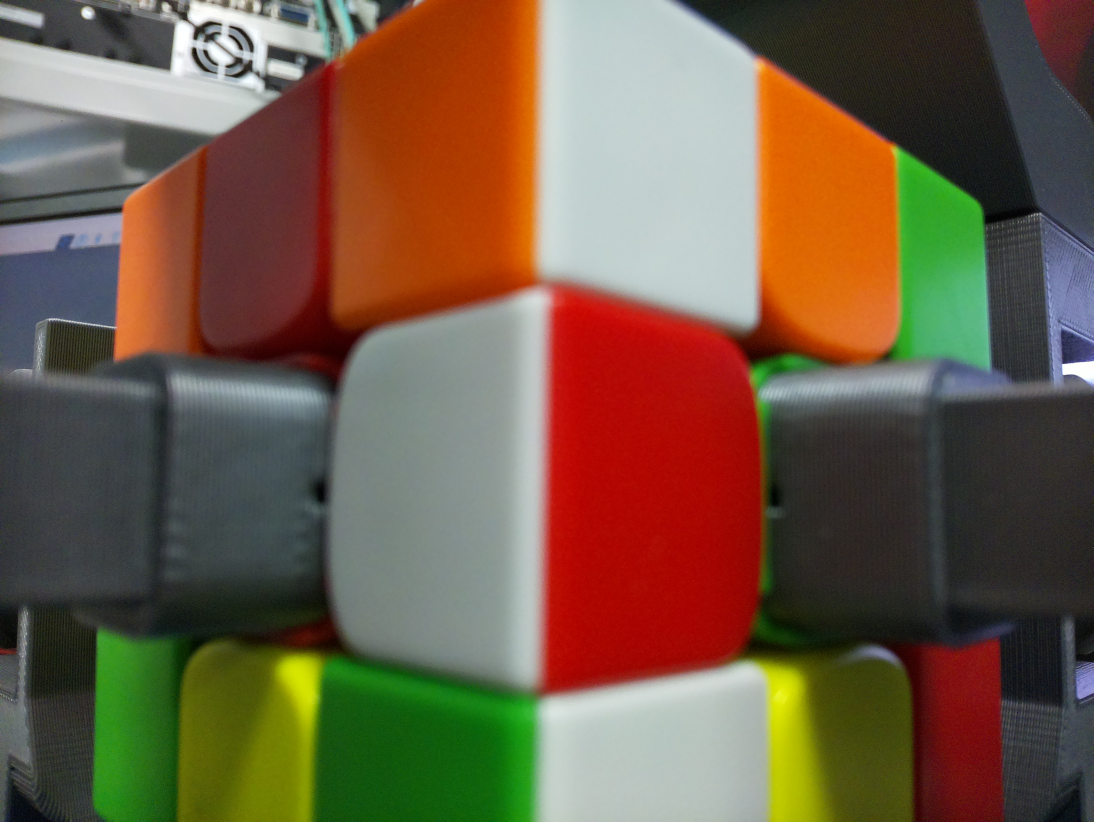
#> input picture Poze/Poze_procesat/poza2.jpg, 3280 x 2464 px, found by its file name (shown at 1/3 size)
$ python test_poza_rubik_cu_filtre.py
#> lines starting #> are read from the running program, lines starting #| are printed output that depends on the picture
#> in main, frame is the input picture: shape (2464, 3280, 3); mean B, G, R 70.1, 91.6, 112.9
import cv2
import numpy as np
import subprocess
import time
import os

# === Zone de interes ===
zone_de_interes = [
    (375, 625, 175, 175),
    (750, 325, 200, 200),
    (1300, 250, 250, 250),
    (1200, 900, 250, 250),
    (1250, 2100, 225, 225),
    (600, 2000, 250, 250),
    (350, 2000, 150, 150),
    (1700, 250, 350, 350),
    (2400, 400, 150, 150),
    (2700, 600, 100, 100),
    (1700, 1150, 200, 200),
    (1700, 2100, 350, 350),
    (2450, 2050, 150, 150),
    (2800, 2050, 150, 150)
]

# === Intervale HSV pentru culori ===
intervale_culori = {
    'G': (np.array([40, 80, 60]), np.array([85, 255, 255])),   # Verde
    'R': [(np.array([0, 80, 60]), np.array([4, 255, 255])), (np.array([177, 80, 60]), np.array([180, 255, 255]))],  # Roșu
    'W': (np.array([0, 0, 80]), np.array([180, 80, 255])),     # Alb
    'Y': (np.array([25, 60, 60]), np.array([40, 255, 255])),   # Galben
    'O': (np.array([6, 80, 80]), np.array([20, 255, 255])),    # Portocaliu
    'B': (np.array([90, 80, 80]), np.array([130, 255, 255]))   # Albastru
}

# === Functie: CLAHE pe canalul L ===
def aplica_clahe(image):
    lab = cv2.cvtColor(image, cv2.COLOR_BGR2LAB)
#> lab: shape (2464, 3280, 3); mean of channels 0, 1, 2 107, 134.7, 145
    l, a, b = cv2.split(lab)
    clahe = cv2.createCLAHE(clipLimit=1.0, tileGridSize=(16, 16))
    cl = clahe.apply(l)
    lab_clahe = cv2.merge((cl, a, b))
#> lab_clahe: shape (2464, 3280, 3); mean of channels 0, 1, 2 113.1, 134.7, 145
    return cv2.cvtColor(lab_clahe, cv2.COLOR_LAB2BGR)

# === Functie: Scalare saturație + luminozitate HSV ===
def boost_hsv(image, s_gain=1.2, v_gain=1.1):
#> called with s_gain = 1.2, v_gain = 1.1
    hsv = cv2.cvtColor(image, cv2.COLOR_BGR2HSV)
#> hsv: shape (2464, 3280, 3); mean H, S, V 55.9, 106.2, 131.1
    h, s, v = cv2.split(hsv)
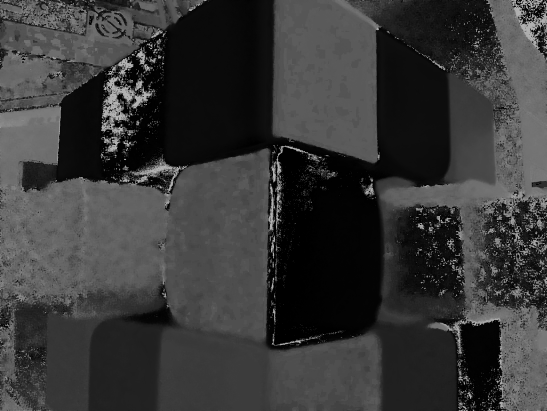
#> h: shape (2464, 3280) (shown at 1/6 size); min 0, max 179, mean 55.9
    s = np.clip(s.astype(np.float32) * s_gain, 0, 255).astype(np.uint8)
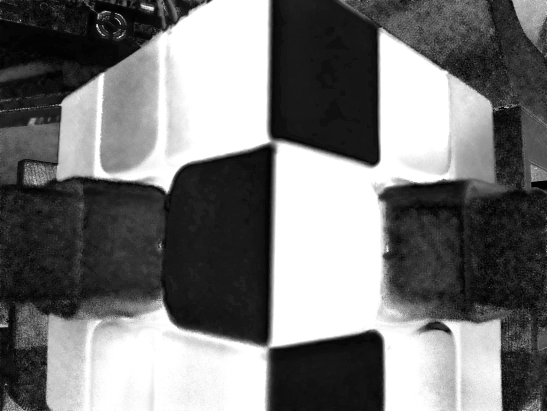
#> s: shape (2464, 3280) (shown at 1/6 size); min 0, max 255, mean 117.9
    v = np.clip(v.astype(np.float32) * v_gain, 0, 255).astype(np.uint8)
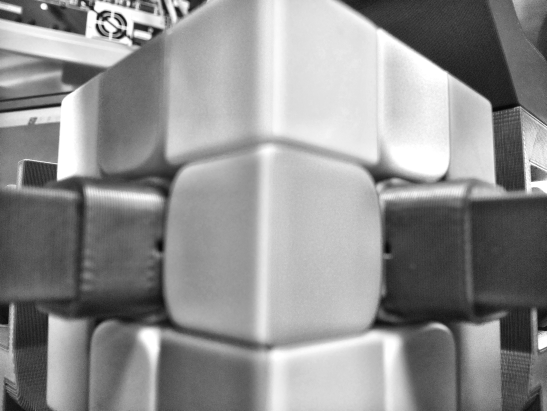
#> v: shape (2464, 3280) (shown at 1/6 size); min 2, max 255, mean 143.5
    hsv_boosted = cv2.merge([h, s, v])
#> hsv_boosted: shape (2464, 3280, 3); mean H, S, V 55.9, 117.9, 143.5
    return cv2.cvtColor(hsv_boosted, cv2.COLOR_HSV2BGR)
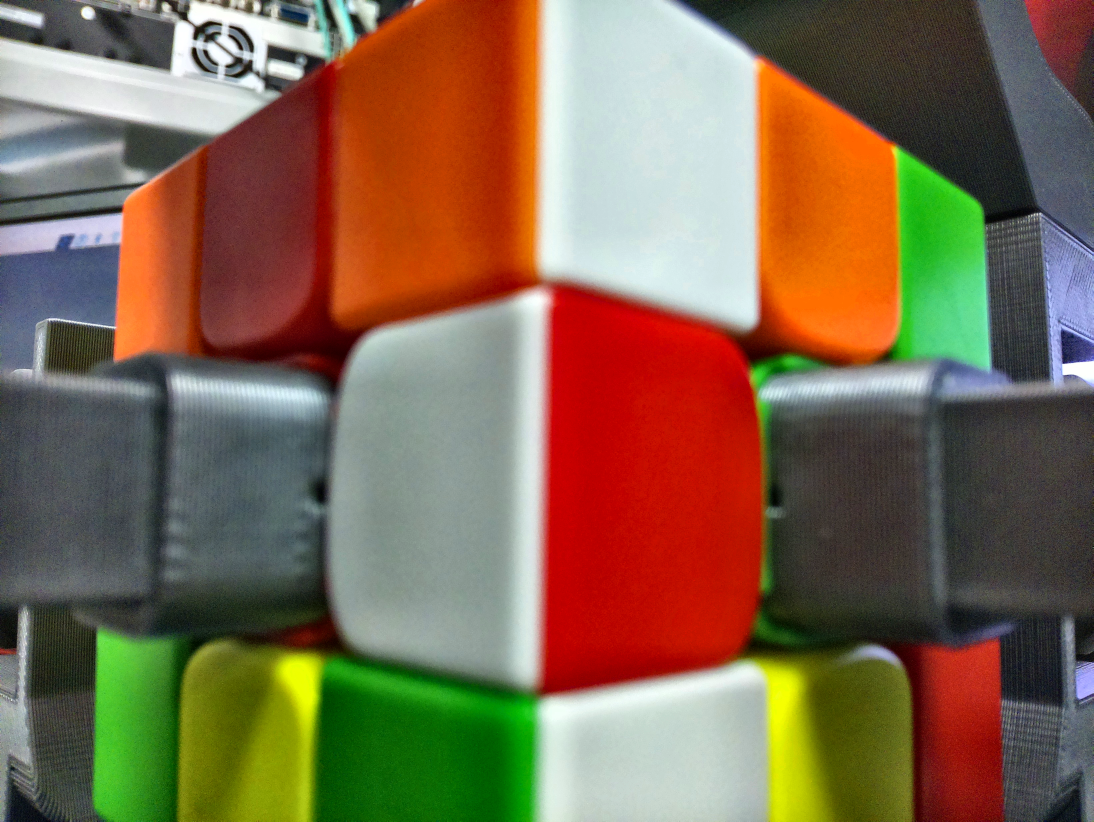
#> returned value: shape (2464, 3280, 3) (shown at 1/3 size); mean B, G, R 78.4, 103.7, 127.4

# === Functie pentru capturare poza ===
# [4 lines left out: function captureaza_poza, not called in this run]

# === Functie pentru detectare culoare pe ROI ===
def detecteaza_culoare_dupa_pixeli(roi):
    nr_pixeli = {}
    for culoare, interval in intervale_culori.items():
        if culoare == 'R':
            mask1 = cv2.inRange(roi, interval[0][0], interval[0][1])
            mask2 = cv2.inRange(roi, interval[1][0], interval[1][1])
            mask = cv2.bitwise_or(mask1, mask2)
        else:
            lower, upper = interval
            mask = cv2.inRange(roi, lower, upper)
        nr_pixeli[culoare] = cv2.countNonZero(mask)
    culoare_detectata = max(nr_pixeli, key=nr_pixeli.get)
    return culoare_detectata if nr_pixeli[culoare_detectata] > 100 else 'X'

# === MAIN ===
def main():
    poza_path = "/home/pit77olt/Desktop/Rubiks/Poze/Poze_procesat/poza2.jpg"
    # captureaza_poza(poza_path)

    if not os.path.exists(poza_path):
        print("Eroare: poza nu a fost salvată.")
        return

    frame = cv2.imread(poza_path)
    if frame is None:
        print("Eroare: nu am putut încărca poza.")
        return

    # Aplica CLAHE și Boost HSV
    frame_clahe = aplica_clahe(frame)
    frame_boosted = boost_hsv(frame_clahe)

    # Conversie în HSV pentru detecție
    hsv = cv2.cvtColor(frame_boosted, cv2.COLOR_BGR2HSV)
#> hsv: shape (2464, 3280, 3); mean H, S, V 55.9, 118.9, 143.5

    sir_culori = ""
    for (x, y, w, h) in zone_de_interes:
        roi = hsv[y:y+h, x:x+w]
        litera_culoare = detecteaza_culoare_dupa_pixeli(roi)
        sir_culori += litera_culoare
#> this loop made 14 passes
#> (litera_culoare, sir_culori) on passes 1 to 8: ('O', 'O'), ('R', 'OR'), ('O', 'ORO'), ('W', 'OROW'), ('G', 'OROWG'), ('Y', 'OROWGY'), ('G', 'OROWGYG'), ('W', 'OROWGYGW')
#> roi: shape (150, 150, 3); mean H, S, V 2.6, 229.7, 173.6

    print(f"🔠 Șirul de culori detectate: {sir_culori}")
#| 🔠 Șirul de culori detectate: OROWGYGWOGRWYR

if __name__ == "__main__":
    main()

$ run again, with Poze/Poze_procesat/poza0.jpg copied over Poze/Poze_procesat/poza2.jpg
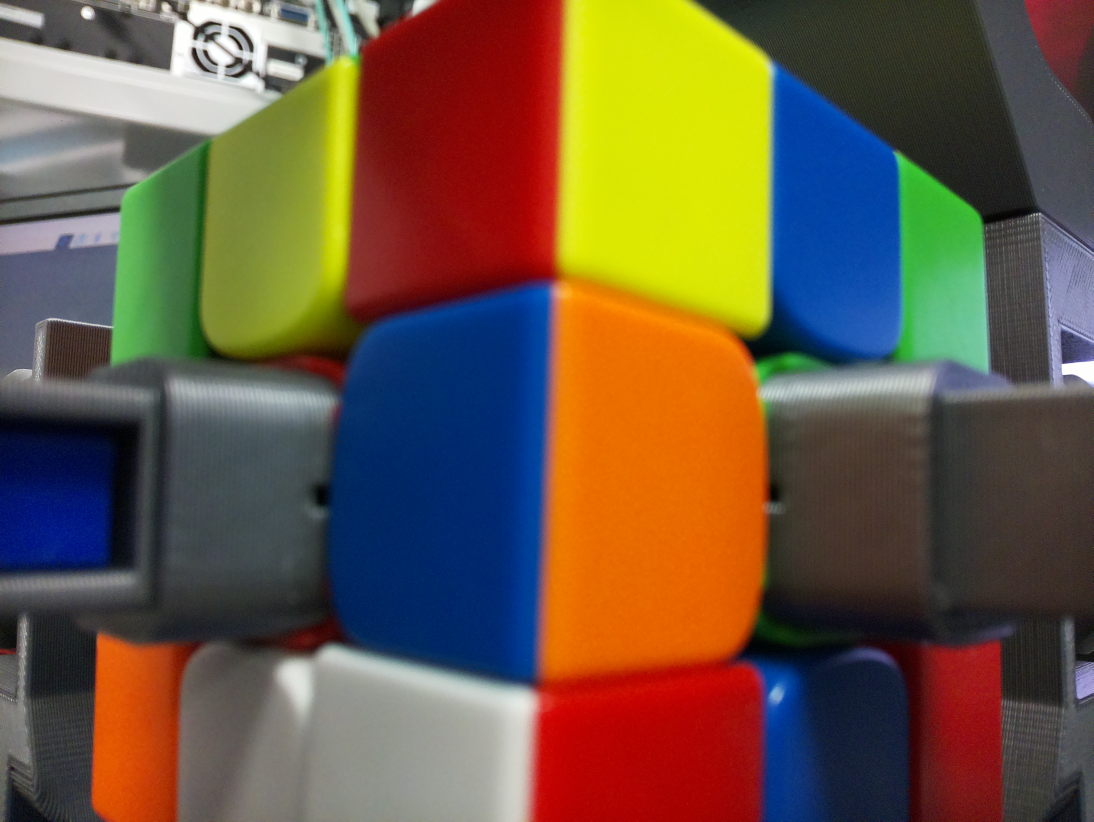
#> input picture Poze/Poze_procesat/poza0.jpg, 3280 x 2464 px, found by its file name (shown at 1/3 size)
#> in main, frame is the input picture: shape (2464, 3280, 3); mean B, G, R 66.2, 88.4, 107.6
#> lab: shape (2464, 3280, 3); mean of channels 0, 1, 2 104.3, 137.9, 142.3
#> lab_clahe: shape (2464, 3280, 3); mean of channels 0, 1, 2 110.7, 137.9, 142.3
#> in boost_hsv, `v = np.clip(v.astype(np.float32) * v_gain, 0, 255).astype(np.uint8)`:
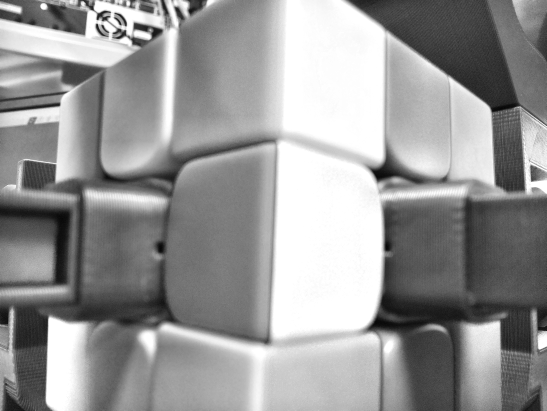
#> v: shape (2464, 3280) (shown at 1/6 size); min 2, max 255, mean 151.3
#> hsv_boosted: shape (2464, 3280, 3); mean H, S, V 55.5, 150.4, 151.3
#> in boost_hsv, `return cv2.cvtColor(hsv_boosted, cv2.COLOR_HSV2BGR)`:
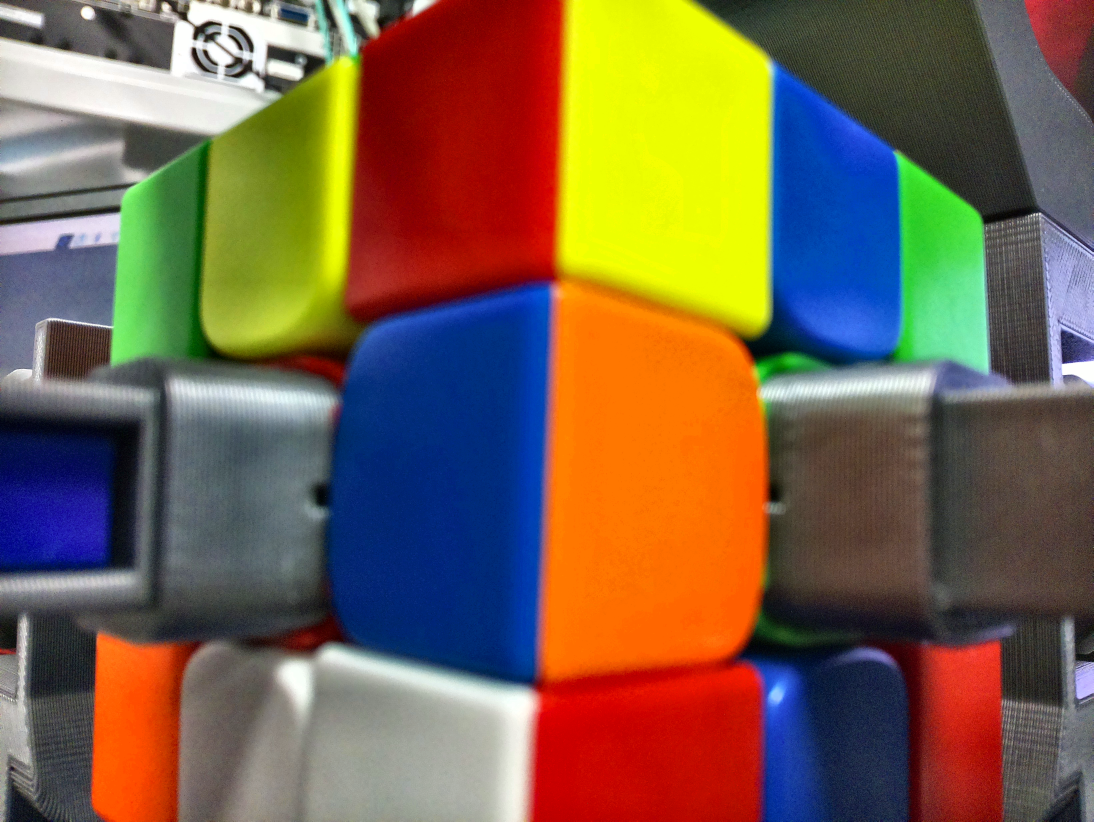
#> returned value: shape (2464, 3280, 3) (shown at 1/3 size); mean B, G, R 73.9, 98.6, 121.5
#> the loop in main, `for (x, y, w, h) in zone_de_interes:` made 14 passes
#> (litera_culoare, sir_culori) on passes 1 to 8: ('G', 'G'), ('Y', 'GY'), ('R', 'GYR'), ('B', 'GYRB'), ('W', 'GYRBW'), ('W', 'GYRBWW'), ('O', 'GYRBWWO'), ('Y', 'GYRBWWOY')
#| 🔠 Șirul de culori detectate: GYRBWWOYBGORBR

$ run again, with Poze/Poze_procesat/poza1.jpg copied over Poze/Poze_procesat/poza2.jpg
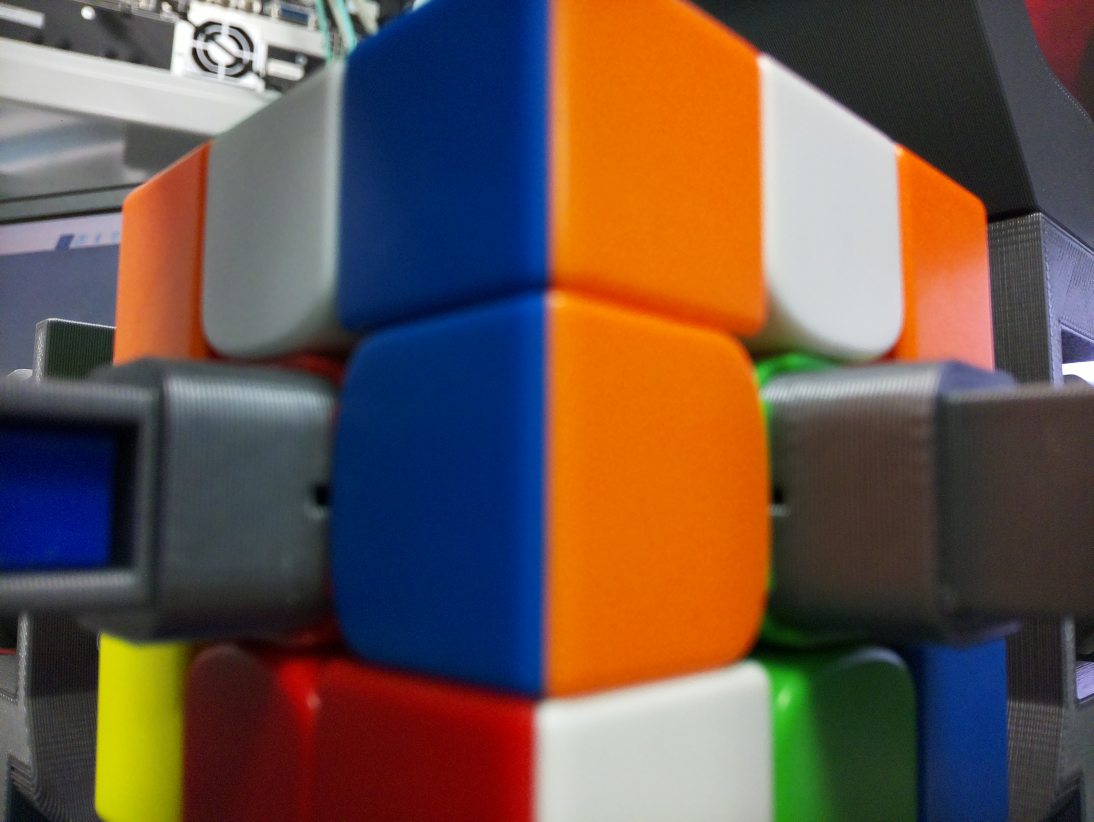
#> input picture Poze/Poze_procesat/poza1.jpg, 3280 x 2464 px, found by its file name (shown at 1/3 size)
#> in main, frame is the input picture: shape (2464, 3280, 3); mean B, G, R 74.3, 84.6, 105.9
#> lab: shape (2464, 3280, 3); mean of channels 0, 1, 2 99.2, 140.9, 136
#> lab_clahe: shape (2464, 3280, 3); mean of channels 0, 1, 2 106.8, 140.9, 136
#> in boost_hsv, `v = np.clip(v.astype(np.float32) * v_gain, 0, 255).astype(np.uint8)`:
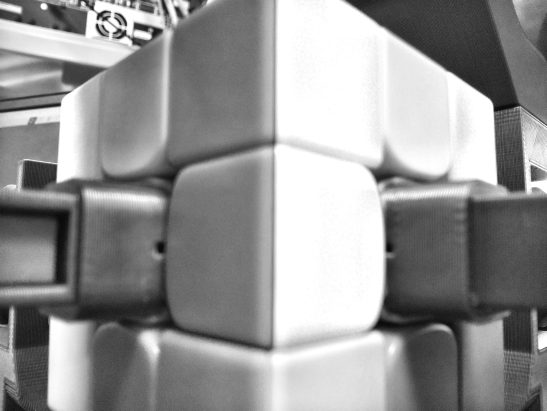
#> v: shape (2464, 3280) (shown at 1/6 size); min 2, max 255, mean 148.5
#> hsv_boosted: shape (2464, 3280, 3); mean H, S, V 64.6, 139.2, 148.5
#> in boost_hsv, `return cv2.cvtColor(hsv_boosted, cv2.COLOR_HSV2BGR)`:
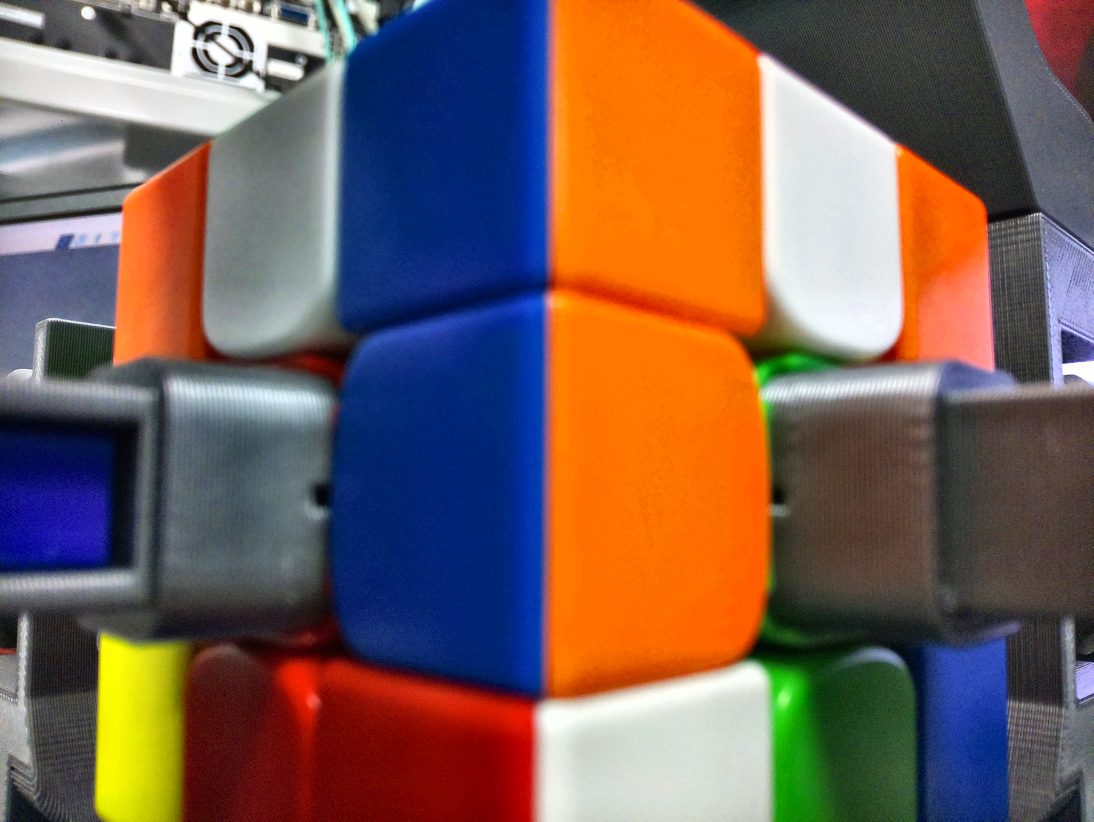
#> returned value: shape (2464, 3280, 3) (shown at 1/3 size); mean B, G, R 85.2, 94.5, 120.4
#> the loop in main, `for (x, y, w, h) in zone_de_interes:` made 14 passes
#> (litera_culoare, sir_culori) on passes 1 to 8: ('O', 'O'), ('W', 'OW'), ('B', 'OWB'), ('B', 'OWBB'), ('R', 'OWBBR'), ('R', 'OWBBRR'), ('Y', 'OWBBRRY'), ('O', 'OWBBRRYO')
#| 🔠 Șirul de culori detectate: OWBBRRYOWOOWGB
